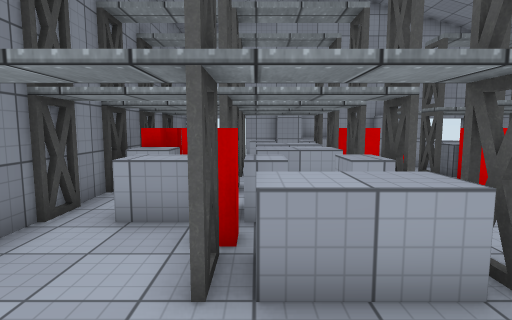
[1] (above)

13 first-person views from a walk through a scene from a Unity 3-D project. The camera is 1.5 m above the floor, tilts 6° down and sees 80° across. The floor is counted in squares, 1 m on a side. Each view is taken from the middle of a square. On the plan, view 1 faces up. The plan holds only what a view shows up to about 15 squares ahead; the rest is blank. The place goes on beyond the plan. The player character is not drawn. Some surface patterns are stand-ins.

[2]
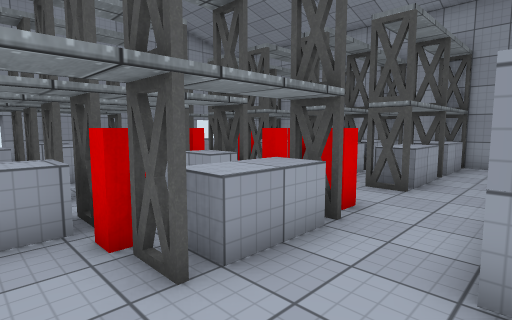

[3]
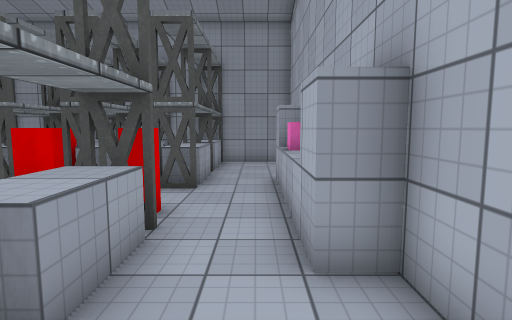

[4]
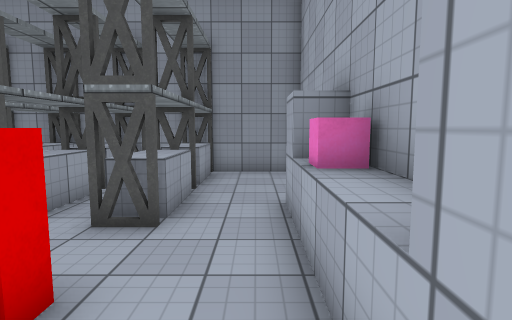

[5]
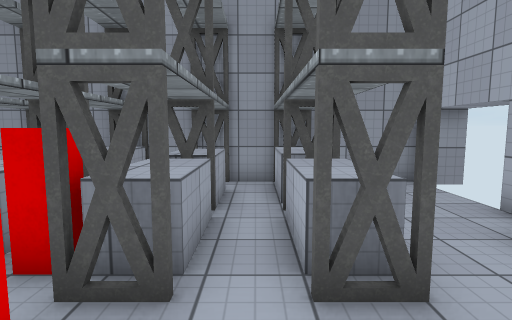

[6]
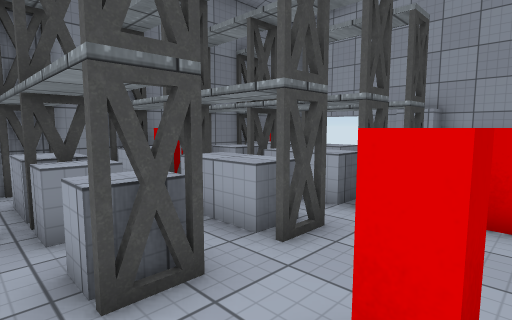

[7]
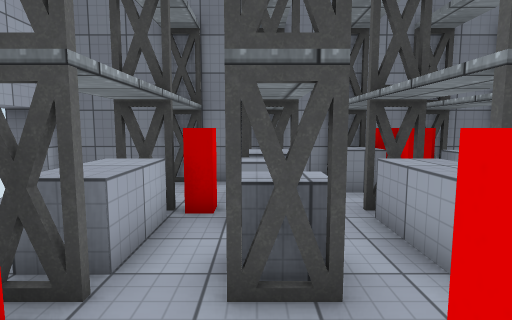

[8]
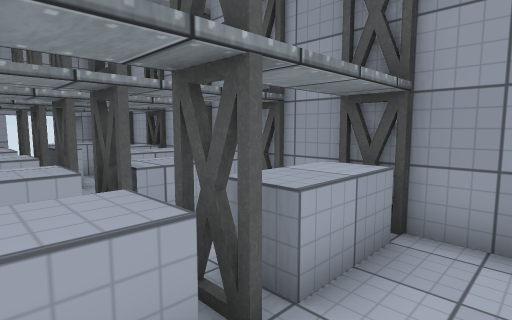

[9]
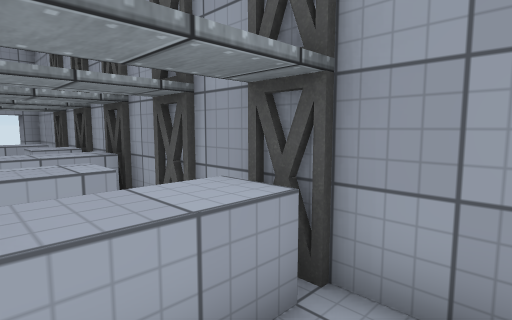

[10]
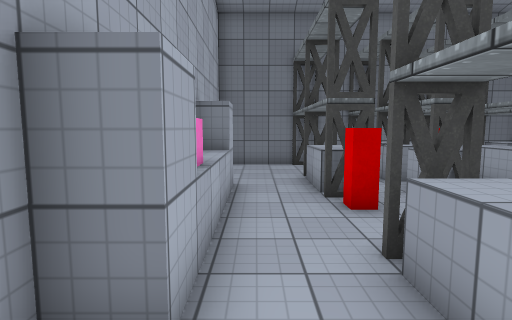

[11]
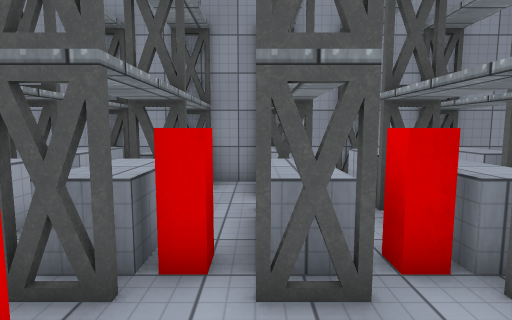

[12]
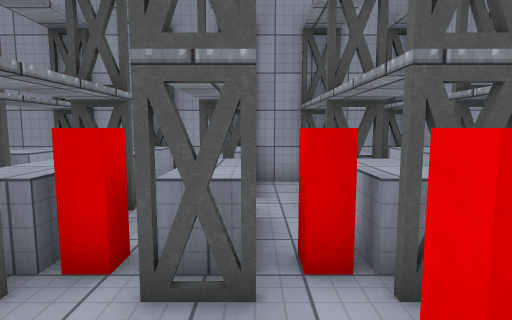

[13]
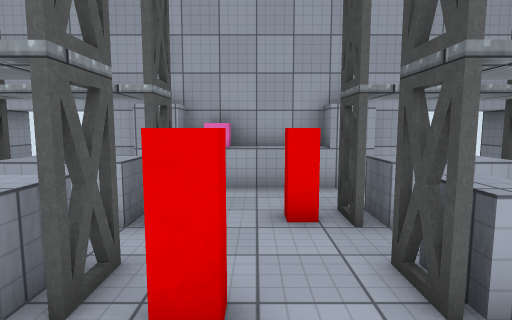

### Floor plan
Key: @ floor where view 1 was taken; # wall or solid block; x gap in a wall; . floor; = window, fence, low wall or low ledge; ^ raised ledge; S shelf.
Columns run from 4 left of view 1 to 12 right of it. Each row starts with its distance up from view 1.
 11     #### ########
 10    ##^S###S^##=S#
  9  ####=###.#=##=##
  8  ##S#=S...S=#S=S#
  7 ##=S#=S...S=#S=S#
  6 ##=##.S.#.#=##=.#
  5 #S=##.S...S=##=.#
  4 #..##...........#
  3 #S..#=S...S=#x=S#
  2 #...............#
  1 #...............#
  0 #...@##^^###....#
 -1 #x  #########  x#

Positions as (right, up) in squares from view 1, and headings:
1: (0, 0), facing up
2: (-2, 0), facing up-right
3: (-2, 1), facing right
4: (1, 1), facing right
5: (3, 4), facing right
6: (5, 4), facing up-left
7: (5, 5), facing left
8: (7, 1), facing up-right
9: (9, 1), facing up-right
10: (9, 1), facing left
11: (3, 8), facing right
12: (3, 7), facing right
13: (4, 8), facing down
